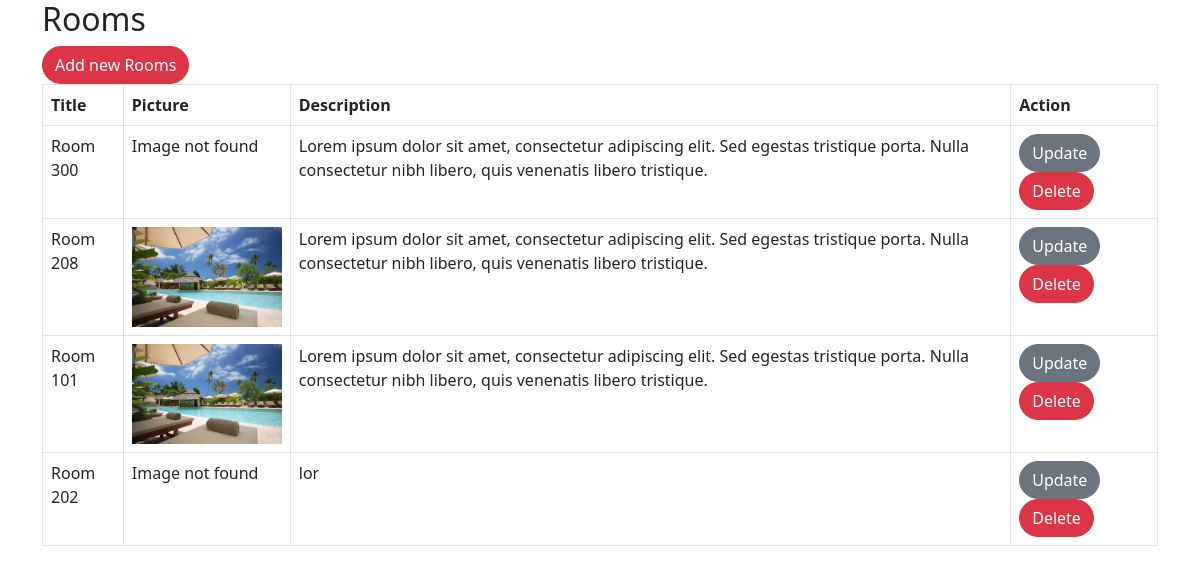
The page /addRooms.php on the database its author committed.
### tables this page shows
CREATE TABLE `rooms` (
  `rID` int(11) NOT NULL,
  `title` varchar(255) NOT NULL,
  `picture` longtext NOT NULL,
  `description` longtext NOT NULL
);

### components/retrieveRooms.php (called while the page is built, shortened)
<?php
require 'connect.php';
$query = "SELECT * FROM rooms";
$result = mysqli_query($conn, $query);
if ($result) {
    $rooms = array();
    while ($row = mysqli_fetch_assoc($result)) {
        $rooms[] = $row;
    }
} else {
    echo "Error executing the query: " . mysqli_error($conn);
}
?>

### addRooms.php (the view)
<?php
require 'components/layout.php';
require 'components/retrieveRooms.php';
?>
<div class="container">
    <h2>Rooms</h2>
    <button class="btn rounded-pill btn-danger">Add new Rooms</button>
    <table class="table table-bordered">
        <thead>
            <tr>
                <th>Title</th>
                <th>Picture</th>
                <th>Description</th>
                <th>Action</th>
            </tr>
        </thead>
        <tbody>
            <?php foreach ($rooms as $room):
                preg_match_all('/(?:uploads[\\\\\\/ ]+[\w.-]+)/', $room['picture'], $images);
                $images = $images[0];
                ?>
                <tr>
                    <td>
                        <?php echo $room['title']; ?>
                    </td>
                    <td>
                        <?php
                        if (count($images) > 0) {
                            $firstImage = trim($images[0]);
                        } else {
                            $firstImage = '';
                        }
                        if (!empty($firstImage) && file_exists($firstImage)) {
                            echo '<img src="' . $firstImage . '" alt="' . $room['title'] . '" style="max-height: 100px;">';
                        } else {
                            echo 'Image not found';
                        }
                        ?>
                    </td>
                    <td>
                        <?php echo $room['description']; ?>
                    </td>
                    <td><Button class="btn rounded-pill btn-secondary">Update</Button>
                        <Button class="btn rounded-pill btn-danger">Delete</Button>
                    </td>
                </tr>
            <?php endforeach; ?>
        </tbody>
    </table>
</div>

### components/layout.php (shortened to what this page needs)
<!DOCTYPE html>
<html lang="en">
<head>
    <link href="https://cdn.jsdelivr.net/npm/bootstrap@5.3.0/dist/css/bootstrap.min.css" rel="stylesheet"
 />
    <link rel="stylesheet" href="https://cdnjs.cloudflare.com/ajax/libs/font-awesome/6.0.0-beta3/css/all.min.css"
 />
    <link rel="stylesheet" href="https://cdnjs.cloudflare.com/ajax/libs/font-awesome/5.13.0/css/all.min.css">
</head>
</body>
</html>

### rows shown on the page
rooms: title "Room 300", shows "Image not found", description "Lorem ipsum dolor sit amet, consectetur adipiscing elit. Sed egestas tristique porta. Nulla consectetur nibh libero, quis venenatis libero tristique."
rooms: title "Room 208", description "Lorem ipsum dolor sit amet, consectetur adipiscing elit. Sed egestas tristique porta. Nulla consectetur nibh libero, quis venenatis libero tristique."
rooms: title "Room 101", description "Lorem ipsum dolor sit amet, consectetur adipiscing elit. Sed egestas tristique porta. Nulla consectetur nibh libero, quis venenatis libero tristique."
rooms: title "Room 202", shows "Image not found", description "lor"
